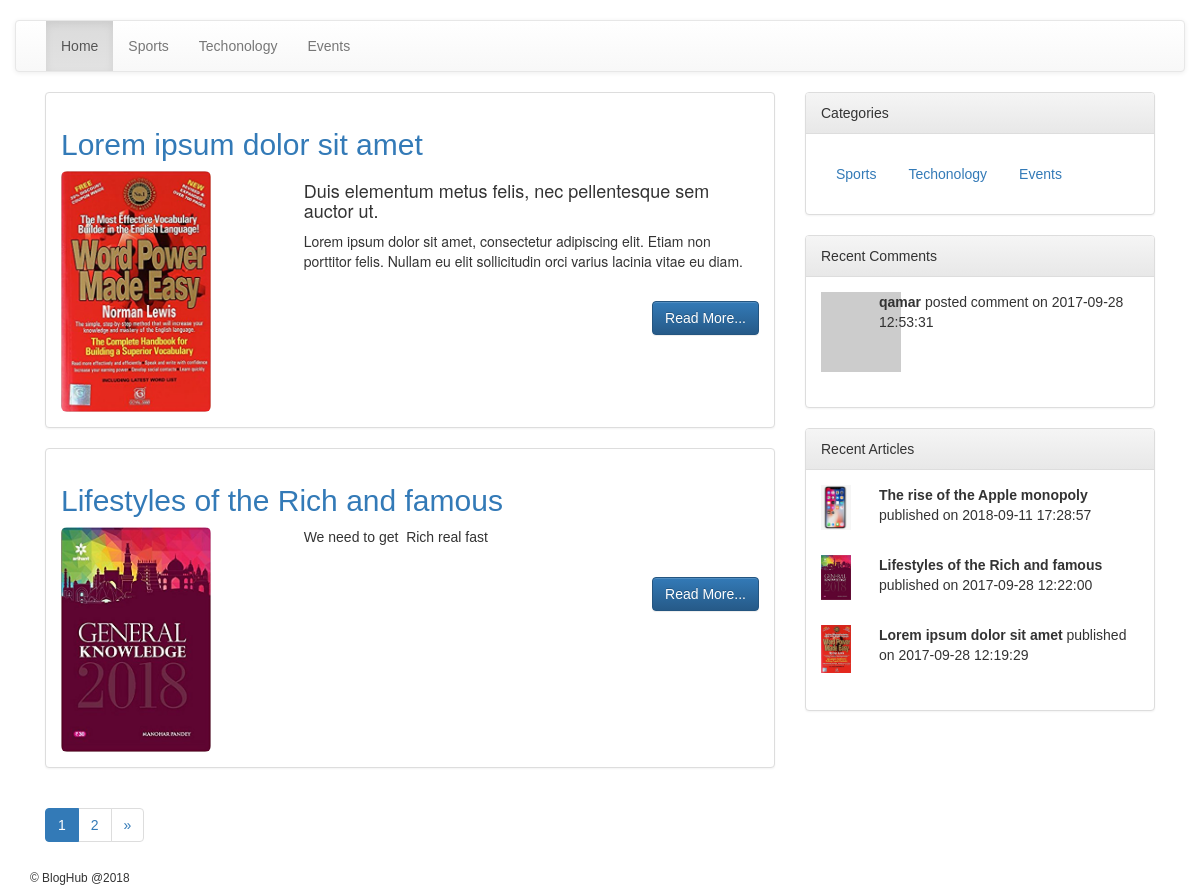
The page / on the database its author committed.
### tables this page shows
CREATE TABLE `category` (
  `id` int(11) NOT NULL,
  `name` varchar(255) NOT NULL,
  `caturl` varchar(255) NOT NULL,
  `description` varchar(255) NOT NULL,
  `image` varchar(255) NOT NULL
);

CREATE TABLE `content` (
  `id` int(11) NOT NULL,
  `catid` varchar(255) NOT NULL,
  `subcatid` varchar(255) NOT NULL,
  `title` varchar(255) NOT NULL,
  `content` longtext NOT NULL,
  `url` varchar(255) NOT NULL,
  `status` varchar(255) NOT NULL,
  `createtime` datetime NOT NULL DEFAULT CURRENT_TIMESTAMP,
  `updatetime` datetime NOT NULL,
  `publishtime` datetime NOT NULL,
  `featuredimage` varchar(255) NOT NULL,
  `userid` int(11) NOT NULL
);

CREATE TABLE `comments` (
  `id` int(11) NOT NULL,
  `cid` int(11) NOT NULL,
  `name` varchar(255) NOT NULL,
  `email` varchar(255) NOT NULL,
  `subject` varchar(255) NOT NULL,
  `submittime` datetime NOT NULL DEFAULT CURRENT_TIMESTAMP,
  `status` varchar(255) NOT NULL
);

### index.php (the view, shortened to what this page needs)
<?php
require 'config/connect.php';
require 'functionsfe.php';
$curpage = SetCurPage();
$perpage = PerPageResults();
$totalres =mysqli_num_rows(SelPublishedContent());
$pages = GetStartEndPages($curpage, $perpage, $totalres);
$start =$pages['start'];
$endpage =$pages['end'];
$res= SelPubContPag($start,$perpage);
$startpage = 1;
$nextpage = $curpage +1;
$previouspage = $curpage -1;
?>
<?php include 'inc/header.php' ?>
<?php include 'inc/nav.php' ?>
</div>
<div class="container">
	<div class="col-md-8">
	<?php while ($r = mysqli_fetch_assoc($res)) { ?>
		<div class="panel panel-default">
		  <div class="panel-body">
		  	<a href="single.php?url=<?php echo $r['url']; ?>"><h2><?php echo $r['title']; ?></h2></a>
		  	<div class="row">
		  		<div class="col-md-4"><img src="admin/<?php echo $r['featuredimage']; ?>" height="150px" width="150px" class="img-rounded img-responsive"></div>
		  		<div class="col-md-8"><?php echo $r['content']; ?>
		  		<br>
		  		<a class="btn btn-primary pull-right" href="single.php?url=<?php echo $r['url']; ?>" role="button">Read More...</a>
		  		</div>
		  	</div>
		  </div>
		</div>
	<?php } ?>
	<?php if($endpage>=1){ echo PrintPagination($curpage, $startpage, $endpage, $previouspage, $nextpage); } ?>
	</div>
	<div class="col-md-4">
		<?php include'inc/sidebar.php'; ?>
	</div>
</div>
<?php include 'inc/footer.php' ?>

### inc/header.php (shortened to what this page needs)
<!DOCTYPE html>
<html>
<head>
	<link rel="stylesheet" href="https://maxcdn.bootstrapcdn.com/bootstrap/3.3.7/css/bootstrap.min.css" >
	<link rel="stylesheet" href="https://maxcdn.bootstrapcdn.com/bootstrap/3.3.7/css/bootstrap-theme.min.css" >
	<link rel="stylesheet" href="./styles.css" >
</head>
<body>
<div class="container">
	<div class="row">
		<div class="col-md-4"><a href="index.php"><img src="<?php echo logo(); ?>"></a></div>
	</div>

### inc/nav.php
<div class="row">
	<nav class="navbar navbar-default">
	  <div class="container-fluid">
	    <div class="collapse navbar-collapse" id="bs-example-navbar-collapse-1">
	      <ul class="nav navbar-nav">
	        <li class="active"><a href="index.php">Home <span class="sr-only">(current)</span></a></li>
	        <?php echo NavCat(); ?>
	      </ul>
	    </div>
	  </div>
	</nav>
</div>

### functionsfe.php (shortened to what this page needs)
<?php
function NavCat(){
	global $connection;
	$csql = "SELECT * FROM category";
	$cres = mysqli_query($connection, $csql);
	$ret = "";
	while ($cr = mysqli_fetch_assoc($cres)) {
		$ret .= '<li><a href="category.php?url=' . $cr['caturl']. '">' .$cr['name'] .'</a></li>';
	}
	return $ret;
}
function PerPageResults(){
	global $connection;
	$sql = "SELECT * FROM settings WHERE name='perpage'";
	$res = mysqli_query($connection, $sql);
	$r = mysqli_fetch_assoc($res);
	return $r['value'];
}
function SetCurPage(){
	if(isset($_GET['page']) & !empty($_GET['page'])){
		$curpage = $_GET['page'];
	}else{
		$curpage = 1;
	}
	return $curpage;
}
function SelPublishedContent($catid=null){
	global $connection;
	$PageSql = "SELECT * FROM content WHERE status='published'";
	$pageres = mysqli_query($connection, $PageSql);
	return $pageres;
}
function SelPubContPag($start, $perpage, $catid=null){
	global $connection;
	$sql = "SELECT * FROM content WHERE status='published' ";
	$sql .= " LIMIT $start, $perpage";
	$res = mysqli_query($connection, $sql);
	return $res;
}
function GetStartEndPages($curpage, $perpage, $totalres){
	$start = ($curpage * $perpage) - $perpage;
	$end = ceil($totalres/$perpage);
	$array = array('start' => $start, 'end' => $end );
	return $array;
}
function PrintPagination($curpage, $startpage, $endpage, $previouspage, $nextpage, $url=null){
	if($url){ $urlstring = "url=$url&";}else{ $urlstring="";}
	$ret = '<nav aria-label="Page navigation">';
	$ret .= '	  <ul class="pagination">';
		    	$ret .= '<li class="page-item active"><a class="page-link" href="?'.$urlstring.'page='.$curpage .'">'.$curpage .'</a></li>';
		    if($curpage != $endpage){
    			$ret .= '<li class="page-item"><a class="page-link" href="?'.$urlstring.'page='.$nextpage.'">'.$nextpage.'</a></li>';
			}
		    if($curpage != $endpage){
			    $ret .= '<li>
			      <a href="?'.$urlstring.'page= $endpage " aria-label="Next">
			        <span aria-hidden="true">&raquo;</span>
			        <span class="sr-only">Last</span>
			      </a>
			    </li>';
		     }
		  $ret .= '</ul>
		</nav>';
	return $ret;
}
function SidebarComments(){
	global $connection;
	$comsql = "SELECT * FROM comments WHERE status='publish' ORDER by id DESC";
  	$comres = mysqli_query($connection, $comsql);
  	if(mysqli_num_rows($comres)>=1){
	$ret ='<div class="panel panel-default">
		<div class="panel-heading">Recent Comments</div>
		  <div class="panel-body">';
		  	while($comr = mysqli_fetch_assoc($comres)){
		  		$hash = md5( strtolower( trim( $comr['email'] ) ) );
				$size = 50;
		  		$grav_url = "https://www.gravatar.com/avatar/" . $hash . "?s=" . $size;
		  	$ret .='<div class="row">
		  		<div class="col-md-2">
		  			<img src="'. $grav_url .'">
		  		</div>
		  		<div class="col-md-10">
		  			<p><strong>'. $comr['name'] .'</strong> posted comment on '. $comr['submittime'] .'</p>
		  		</div>
		  	</div>
		  	<br>';
		}
		$ret .= ' </div>
	</div>';
	return $ret;
  	}
}
function SidebarArticles(){
	global $connection;
	$consql = "SELECT * FROM content WHERE status='published' ORDER by id DESC";
  	$conres = mysqli_query($connection, $consql);
  	if(mysqli_num_rows($conres)>=1){
		$ret ='<div class="panel panel-default">
			<div class="panel-heading">Recent Articles</div>
			  <div class="panel-body">';
			  	while($conr = mysqli_fetch_assoc($conres)){
			  	$ret .='<div class="row">
			  		<div class="col-md-2">
			  			<img src="admin/'. $conr['featuredimage'] .'" width="30px">
			  		</div>
			  		<div class="col-md-10">
			  			<p><strong>'. $conr['title'] .'</strong> published on '.$conr['createtime'].'</p>
			  		</div>
			  	</div>
			  	<br>';
			}
			$ret .='  </div>
		</div>';
	return $ret;
  	}
}
?>

### inc/sidebar.php
<div class="panel panel-default">
	<div class="panel-heading">Categories</div>
	  <div class="panel-body">
	    <ul class="nav navbar-nav nav-pills">
	        <?php echo NavCat(); ?>
		</ul>
	  </div>
</div>
<?php echo SidebarComments(); ?>
<?php echo SidebarArticles(); ?>

### inc/footer.php
<div class="container">
	<small>&copy; BlogHub @2018</small>
</div>
</body>
</html>

### styles.css (style rules this page uses)
body, html { height: 100%; background-repeat: no-repeat; font-family: 'Oxygen', sans-serif; }

### rows shown on the page
category: name "Sports"
category: name "Techonology"
category: name "Events"
content: title "Lorem ipsum dolor sit amet", featuredimage (picture), content "Duis elementum metus felis, nec pellentesque sem auctor ut. Lorem ipsum dolor sit amet, consectetur adipiscing elit. Etiam non porttitor felis. Nullam eu elit sollicitudin orci varius lacinia vitae eu diam.", createtime "2017-09-28 12:19:29"
content: title "Lifestyles of the Rich and famous", featuredimage (picture), content "We need to get Rich real fast", createtime "2017-09-28 12:22:00"
comments: name "qamar", submittime "2017-09-28 12:53:31"
content: featuredimage (picture), title "The rise of the Apple monopoly", createtime "2018-09-11 17:28:57"

### other values the page prints
$curpage "1"
$nextpage "2"
